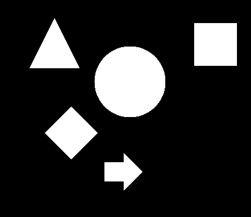
#> input picture notebooks/2_segmentacao/Q1/geometric.png, 251 x 217 px
$ jupyter execute ilabel.ipynb
#> lines starting #> are read from the running program, lines starting #| are printed output that depends on the picture; after the words box and inside, x2 and y2 are one past the last pixel; in counts of white or black regions, pixels touching at a corner belong together
[cell 1]
import cv2
from matplotlib import pyplot as plt
import numpy as np

# originalImage = cv2.imread('yellowtargets.png')
originalImage = cv2.imread('geometric.png')
#> originalImage is the input picture: shape (217, 251, 3); min 0, max 255, mean 43
originalImage = cv2.cvtColor(originalImage, cv2.COLOR_BGR2RGB)
grayImage = cv2.cvtColor(originalImage, cv2.COLOR_RGB2GRAY)

(thresh, binary_image) = cv2.threshold(grayImage, 127, 255, cv2.THRESH_BINARY)
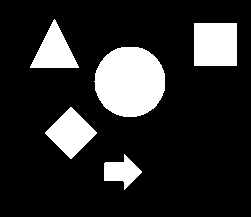
#> binary_image: shape (217, 251); 16.8% white; 5 white regions, box (x1, y1, x2, y2) and area: (94, 47, 165, 117) 3949, (194, 23, 237, 66) 1849, (45, 107, 97, 159) 1404, (30, 19, 79, 68) 1249, (104, 154, 142, 190) 722

plt.imshow(binary_image)

[cell 2]
#TODO verify why threshold don't return real binary image
for row in range(binary_image.shape[0]):
    for col in range(binary_image.shape[1]):
        if binary_image[row][col] > 127:
            binary_image[row][col] = 1
        else:
            binary_image[row][col] = 0
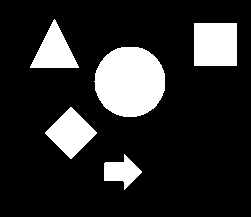
#> binary_image: shape (217, 251); values 0 (black) and 1 (white), 16.8% white; 5 white regions, box (x1, y1, x2, y2) and area: (94, 47, 165, 117) 3949, (194, 23, 237, 66) 1849, (45, 107, 97, 159) 1404, (30, 19, 79, 68) 1249, (104, 154, 142, 190) 722

[cell 3]
def connected_component(image):
    # Make copy of the image so we don't alter the original one
    image = image.copy()

    # Image pixels consist of 0 and 1's, let's start taging with two to simplify
    tag = 2

    hashmap = {}

    # First pass
    for row in range(1, image.shape[0]):
        for col in range(1, image.shape[1]):
            if image[row][col] == 1:
                neighbours = [image[row, col-1], image[row-1][col-1], image[row-1][col], image[row-1][col+1]]

                # Pixel not tagged, all neighbours are 0, create a new tag
                if neighbours == [0,0,0,0]:
                    image[row][col] = tag
                    tag += 1

                # We have one tagged neighbour, same tag
                elif neighbours.count(0) == 3:
                    image[row][col] = max(neighbours)

                # Multiples neighbours tagged
                else:
                    non_zero_neighbours = [i for i in neighbours if i != 0]
                    lowest = min(non_zero_neighbours)
                    image[row][col] = lowest

                    for temp_label in non_zero_neighbours:
                        if temp_label != lowest:
                            if lowest in hashmap:
                                hashmap[lowest].append(temp_label)
                                hashmap[lowest] = np.unique(hashmap[lowest]).tolist()
                            else:
                                hashmap[lowest] = [temp_label]
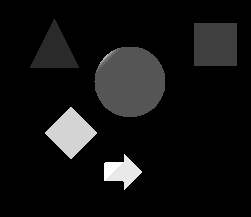
#> image: shape (217, 251); 16.84% of pixels changed, all inside (x1, y1, x2, y2) = (30, 19, 237, 190); drawn with min black and max white
#> after the loop, hashmap = {4: [5], 5: [6, 7], 6: [7, 8], 7: [8, 9], 8: [9], 11: [12]}; tag = 13

    # Rearange hashmap
    # we have a map like this {4: [5], 5: [6, 7], 6: [7, 8], 7: [8, 9], 8: [9], 11: [12]}
    # we need to transform to something like this {4: [5, 6, 7, 8, 9], 11: [12]}
    # and then to something like: {5:4, 6:4, 7:4, 8:4, 9:4, 12:11}
    # Flag to stop loop
    changed = True

    # In python we can't alter the size of a data structure while iterating it, keep this auxiliary list
    # to keep track of processed keys
    unprocessed_keys = [x for x in hashmap]
#> unprocessed_keys = [4, 5, 6, 7, 8, 11]

    while changed == True:
        changed = False

        for key, value in hashmap.items():
            if key in unprocessed_keys:
                for element in value:
                    if element in unprocessed_keys:
                        hashmap[key] += hashmap[element]
                        unprocessed_keys.remove(element)
                        changed = True
#> after the loop, hashmap = {4: [5, 6, 7, 7, 8, 8, 9, 9], 5: [6, 7], 6: [7, 8], 7: [8, 9], 8: [9], 11: [12]}; unprocessed_keys = [4, 11]

    for key in hashmap.copy():
        if key not in unprocessed_keys:
           del hashmap[key]
        else:
            hashmap[key] = np.unique(hashmap[key]).tolist()
#> this loop made 6 passes
#> key on passes 1 to 6: 4, 5, 6, 7, 8, 11
#> after the loop, hashmap = {4: [5, 6, 7, 8, 9], 11: [12]}

    new_map = {}
    for key, value in hashmap.items():
        for element in value:
            new_map[element] = key
#> this loop made 2 passes
#> (key, value) on passes 1 to 2: (4, [5, 6, 7, 8, 9]), (11, [12])
#> after the loop, new_map = {5: 4, 6: 4, 7: 4, 8: 4, 9: 4, 12: 11}
    # Second pass
    for row in range(image.shape[0]):
        for col in range(image.shape[1]):
            pixel = image[row][col]
            if pixel in new_map:
                image[row][col] = new_map[pixel]
#> image: shape (217, 251); 0.56% of pixels changed, all inside (x1, y1, x2, y2) = (96, 48, 123, 181)

    n_tags = len(np.unique(image)) - 1
#> n_tags = 5

    return n_tags, image

n_tags, new_image = connected_component(binary_image)
#> n_tags = 5

plt.imshow(new_image)
print('Number of segments: ', n_tags)
#| Number of segments:  5
